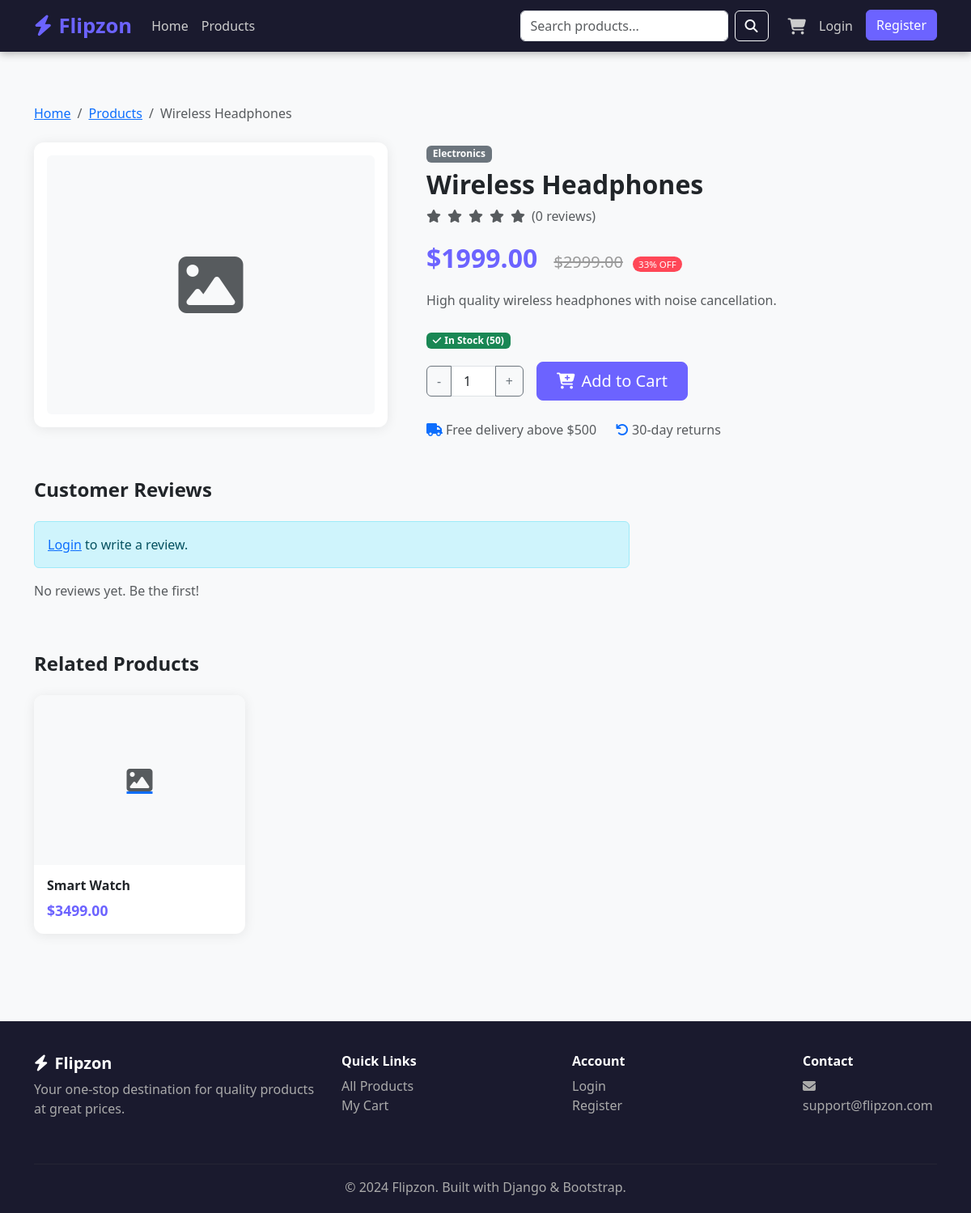
The app's page /products/wireless-headphones/ with its own data.
### store/models.py (models this page shows, shortened)
class Product(models.Model):
    category = models.ForeignKey(Category, on_delete=models.CASCADE, related_name='products')
    name = models.CharField(max_length=200)
    slug = models.SlugField(unique=True, blank=True)
    description = models.TextField()
    price = models.DecimalField(max_digits=10, decimal_places=2)
    discount_price = models.DecimalField(max_digits=10, decimal_places=2, blank=True, null=True)
    image = models.ImageField(upload_to='products/', blank=True, null=True)
    stock = models.PositiveIntegerField(default=0)
    available = models.BooleanField(default=True)
    featured = models.BooleanField(default=False)
    created_at = models.DateTimeField(auto_now_add=True)
    class Meta:
        ordering = ['-created_at']
    @property
    def final_price(self):
        return self.discount_price if self.discount_price else self.price
    @property
    def discount_percent(self):
        if self.discount_price:
            return int(((self.price - self.discount_price) / self.price) * 100)
        return 0
    @property
    def in_stock(self):
        return self.stock > 0

class Category(models.Model):
    name = models.CharField(max_length=200)
    slug = models.SlugField(unique=True, blank=True)
    description = models.TextField(blank=True)
    class Meta:
        verbose_name_plural = 'Categories'
        ordering = ['name']

### store/views.py (the view)
# urls.py: path('products/<slug:slug>/', views.product_detail, name='product_detail'),
def product_detail(request, slug):
    product = get_object_or_404(Product, slug=slug, available=True)
    reviews = product.reviews.all()
    avg_rating = reviews.aggregate(Avg('rating'))['rating__avg'] or 0
    related = Product.objects.filter(category=product.category, available=True).exclude(id=product.id)[:4]
    user_review = reviews.filter(user=request.user).first() if request.user.is_authenticated else None
    return render(request, 'store/product_detail.html', {
        'product': product,
        'reviews': reviews,
        'avg_rating': round(avg_rating, 1),
        'related': related,
        'user_review': user_review,
    })

### templates/store/product_detail.html (shortened to what this page needs)
{% extends 'base.html' %}
{% block content %}
<div class="container py-5">
  <nav aria-label="breadcrumb" class="mb-4">
    <ol class="breadcrumb">
      <li class="breadcrumb-item"><a href="{% url 'store:home' %}">Home</a></li>
      <li class="breadcrumb-item"><a href="{% url 'store:product_list' %}">Products</a></li>
      <li class="breadcrumb-item active">{{ product.name }}</li>
    </ol>
  </nav>
  <div class="row g-5">
    <div class="col-md-5">
      <div class="card p-3">
        {% if product.image %}
          <img src="{{ product.image.url }}" class="img-fluid rounded" alt="{{ product.name }}">
        {% else %}
          <div class="bg-light rounded d-flex align-items-center justify-content-center" style="height:320px;">
            <i class="fas fa-image fa-5x text-muted"></i>
          </div>
        {% endif %}
      </div>
    </div>
    <div class="col-md-7">
      <span class="badge bg-secondary mb-2">{{ product.category.name }}</span>
      <h2 class="fw-bold">{{ product.name }}</h2>
      <div class="d-flex align-items-center gap-2 mb-3">
        {% for i in "12345" %}
          <i class="fas fa-star {% if forloop.counter <= avg_rating %}star{% else %}text-muted{% endif %}"></i>
        {% endfor %}
        <span class="text-muted">({{ reviews.count }} reviews)</span>
      </div>
      <div class="mb-3">
        <span class="fs-2 fw-bold" style="color:#6c63ff;">${{ product.final_price|floatformat:2 }}</span>
        {% if product.discount_price %}
          <span class="old-price ms-3 fs-5">${{ product.price|floatformat:2 }}</span>
          <span class="discount-badge ms-2">{{ product.discount_percent }}% OFF</span>
        {% endif %}
      </div>
      <p class="text-muted mb-4">{{ product.description }}</p>
      {% if product.in_stock %}
        <p><span class="badge bg-success"><i class="fas fa-check me-1"></i>In Stock ({{ product.stock }})</span></p>
        <form action="{% url 'cart:add' product.id %}" method="post" class="d-flex align-items-center gap-3">
          <div class="input-group" style="width:120px;">
            <button type="button" class="btn btn-outline-secondary" onclick="changeQty(-1)">-</button>
            <input type="number" name="quantity" id="qty" value="1" min="1" max="{{ product.stock }}" class="form-control text-center">
            <button type="button" class="btn btn-outline-secondary" onclick="changeQty(1)">+</button>
          </div>
          <button type="submit" class="btn btn-primary btn-lg px-4"><i class="fas fa-cart-plus me-2"></i>Add to Cart</button>
        </form>
      {% else %}
        <button class="btn btn-secondary btn-lg" disabled>Out of Stock</button>
      {% endif %}
      <div class="mt-4 d-flex gap-4 text-muted">
        <span><i class="fas fa-truck me-1 text-primary"></i>Free delivery above $500</span>
        <span><i class="fas fa-undo me-1 text-primary"></i>30-day returns</span>
      </div>
    </div>
  </div>
  <div class="row mt-5">
    <div class="col-md-8">
      <h4 class="fw-bold mb-4">Customer Reviews</h4>
      {% if user.is_authenticated and not user_review %}
        <div class="card p-4 mb-4">
          <h6 class="fw-bold mb-3">Write a Review</h6>
          <form action="{% url 'store:add_review' product.slug %}" method="post">
            {% csrf_token %}
            <div class="mb-3">
              <label class="form-label fw-semibold">Rating</label>
              <select name="rating" class="form-select" required>
                <option value="">Select rating</option>
                <option value="5">Excellent</option>
                <option value="4">Good</option>
                <option value="3">Average</option>
                <option value="2">Poor</option>
                <option value="1">Terrible</option>
              </select>
            </div>
            <div class="mb-3">
              <label class="form-label fw-semibold">Comment</label>
              <textarea name="comment" class="form-control" rows="3" placeholder="Share your experience..." required></textarea>
            </div>
            <button type="submit" class="btn btn-primary">Submit Review</button>
          </form>
        </div>
      {% elif not user.is_authenticated %}
        <div class="alert alert-info">
          <a href="{% url 'accounts:login' %}">Login</a> to write a review.
        </div>
      {% endif %}
      {% for review in reviews %}
        <div class="card p-4 mb-3">
          <div class="d-flex justify-content-between">
            <strong>{{ review.user.get_full_name|default:review.user.username }}</strong>
            <small class="text-muted">{{ review.created_at|date:"M d, Y" }}</small>
          </div>
          <div class="my-1">
            {% for i in "12345" %}
              <i class="fas fa-star {% if forloop.counter <= review.rating %}star{% else %}text-muted{% endif %} fa-sm"></i>
            {% endfor %}
          </div>
          <p class="mb-0 text-muted">{{ review.comment }}</p>
        </div>
      {% empty %}
        <p class="text-muted">No reviews yet. Be the first!</p>
      {% endfor %}
    </div>
  </div>
  {% if related %}
    <div class="mt-5">
      <h4 class="fw-bold mb-4">Related Products</h4>
      <div class="row g-4">
        {% for p in related %}
          <div class="col-6 col-md-3">
            <div class="card h-100">
              <a href="{% url 'store:product_detail' p.slug %}">
                {% if p.image %}
                  <img src="{{ p.image.url }}" class="product-img w-100" alt="{{ p.name }}">
                {% else %}
                  <div class="product-img w-100 bg-light d-flex align-items-center justify-content-center">
                    <i class="fas fa-image fa-2x text-muted"></i>
                  </div>
                {% endif %}
              </a>
              <div class="card-body">
                <h6 class="fw-bold">
                  <a href="{% url 'store:product_detail' p.slug %}" class="text-dark text-decoration-none">{{ p.name }}</a>
                </h6>
                <span class="price">${{ p.final_price|floatformat:2 }}</span>
              </div>
            </div>
          </div>
        {% endfor %}
      </div>
    </div>
  {% endif %}
</div>
{% endblock %}

### templates/base.html (style rules this page uses)
:root { --primary: #6c63ff; --secondary: #f5a623; --dark: #1a1a2e; }
body { font-family: 'Segoe UI', sans-serif; background: #f8f9fa; }
.btn-primary { background: var(--primary); border-color: var(--primary); }
.card { border: none; box-shadow: 0 2px 15px rgba(0,0,0,0.08); border-radius: 12px; transition: transform 0.2s, box-shadow 0.2s; }
.product-img { height: 210px; object-fit: cover; border-radius: 12px 12px 0 0; }
.price { color: var(--primary); font-weight: 700; font-size: 1.1rem; }
.old-price { text-decoration: line-through; color: #999; font-size: 0.85rem; }
.discount-badge { background: #ff4757; color: #fff; font-size: 0.72rem; padding: 2px 7px; border-radius: 20px; }

### records on screen
Product: name "Wireless Headphones", category.name "Electronics", final_price "1999.00", price "2999.00", discount_percent "33", description "High quality wireless headphones with noise cancellation.", stock "50"
Product: name "Smart Watch", final_price "3499.00"

### other values on screen
{{ reviews.count }} "0"
